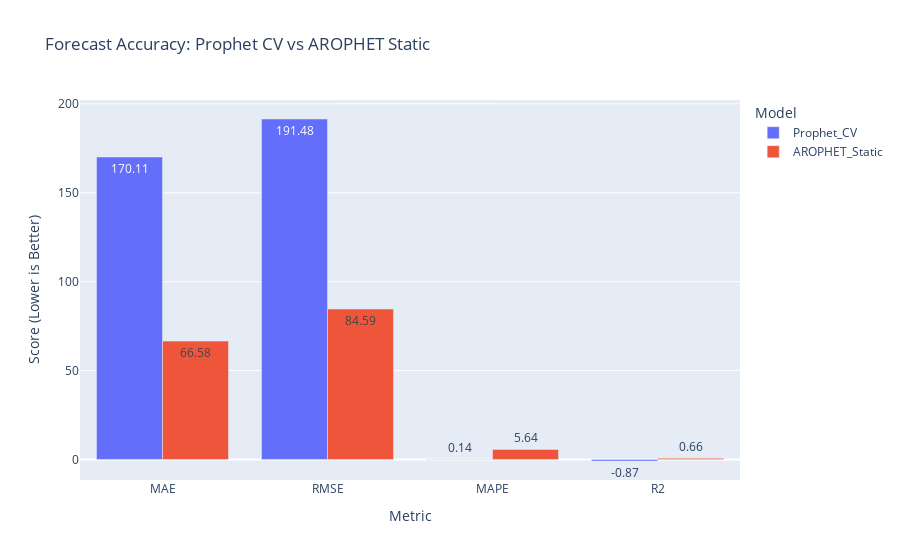

Here is the notebook cell this chart was saved with:
### Code cell
from prophet.diagnostics import cross_validation, performance_metrics
from sklearn.metrics import r2_score
import plotly.express as px
import pandas as pd

# 1. Prophet cross-validation (adjust horizon if needed)
df_cv = cross_validation(m, initial='1460 days', period='180 days', horizon='365 days')
df_p = performance_metrics(df_cv)

# 2. Calculate R2 manually
prophet_cv_r2 = r2_score(df_cv['y'], df_cv['yhat'])

# 3. Build comparison DataFrame
comparison_df = pd.DataFrame({
    'Metric': ['MAE', 'RMSE', 'MAPE', 'R2'],
    'Prophet_CV': [
        df_p['mae'].mean(),
        df_p['rmse'].mean(),
        df_p['mape'].mean(),
        prophet_cv_r2
    ],
    'AROPHET_Static': [
        accuracy_df.loc[1, 'MAE'],
        accuracy_df.loc[1, 'RMSE'],
        accuracy_df.loc[1, 'MAPE'],
        accuracy_df.loc[1, 'R2']
    ]
})

# 4. Melt for Plotly
plot_df = comparison_df.melt(id_vars='Metric', var_name='Model', value_name='Score')

# 5. Plot
fig = px.bar(
    plot_df,
    x='Metric',
    y='Score',
    color='Model',
    barmode='group',
    text_auto='.2f',
    title='Forecast Accuracy: Prophet CV vs AROPHET Static',
    labels={'Score': 'Error Metric'}
)

fig.update_layout(yaxis_title='Score (Lower is Better)', xaxis_title='Metric')
fig.show()

### Figure 1 — Plotly figure (JSON) as saved in the notebook; plotly's stock layout.template omitted (floating-point values rounded to 4 significant figures)
{"data": [{"alignmentgroup": "True", "hovertemplate": "Model=Prophet_CV<br>Metric=%{x}<br>Error Metric=%{y}<extra></extra>", "legendgroup": "Prophet_CV", "marker": {"color": "#636efa", "pattern": {"shape": ""}}, "name": "Prophet_CV", "offsetgroup": "Prophet_CV", "orientation": "v", "showlegend": true, "textposition": "auto", "texttemplate": "%{y:.2f}", "type": "bar", "x": ["MAE", "RMSE", "MAPE", "R2"], "xaxis": "x", "y": [170.1, 191.5, 0.1437, -0.8656], "yaxis": "y"}, {"alignmentgroup": "True", "hovertemplate": "Model=AROPHET_Static<br>Metric=%{x}<br>Error Metric=%{y}<extra></extra>", "legendgroup": "AROPHET_Static", "marker": {"color": "#EF553B", "pattern": {"shape": ""}}, "name": "AROPHET_Static", "offsetgroup": "AROPHET_Static", "orientation": "v", "showlegend": true, "textposition": "auto", "texttemplate": "%{y:.2f}", "type": "bar", "x": ["MAE", "RMSE", "MAPE", "R2"], "xaxis": "x", "y": [66.58, 84.59, 5.638, 0.6601], "yaxis": "y"}], "layout": {"barmode": "group", "legend": {"title": {"text": "Model"}, "tracegroupgap": 0}, "title": {"text": "Forecast Accuracy: Prophet CV vs AROPHET Static"}, "xaxis": {"anchor": "y", "domain": [0, 1], "title": {"text": "Metric"}}, "yaxis": {"anchor": "x", "domain": [0, 1], "title": {"text": "Score (Lower is Better)"}}}}
